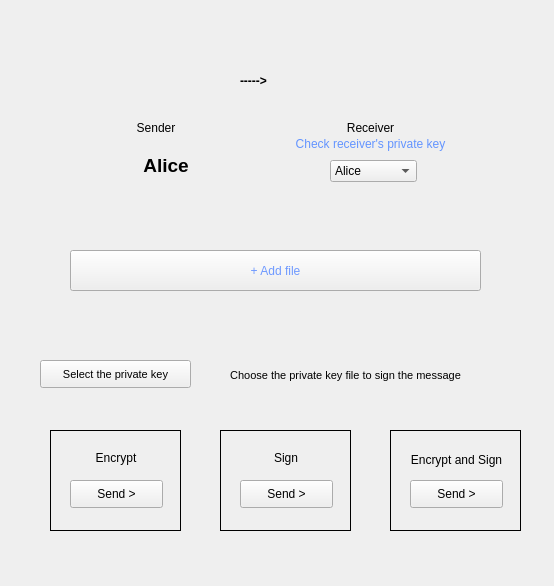
<?xml version="1.0" encoding="UTF-8"?>
<ui version="4.0">
 <class>Form</class>
 <widget class="QWidget" name="Form">
  <property name="geometry">
   <rect>
    <x>0</x>
    <y>0</y>
    <width>554</width>
    <height>586</height>
   </rect>
  </property>
  <property name="windowTitle">
   <string>Form</string>
  </property>
  <widget class="QLabel" name="label_13">
   <property name="geometry">
    <rect>
     <x>401</x>
     <y>450</y>
     <width>111</width>
     <height>20</height>
    </rect>
   </property>
   <property name="text">
    <string>Encrypt and Sign</string>
   </property>
   <property name="alignment">
    <set>Qt::AlignCenter</set>
   </property>
  </widget>
  <widget class="QLabel" name="label_3">
   <property name="geometry">
    <rect>
     <x>240</x>
     <y>60</y>
     <width>51</width>
     <height>41</height>
    </rect>
   </property>
   <property name="font">
    <font>
     <weight>75</weight>
     <bold>true</bold>
    </font>
   </property>
   <property name="text">
    <string>-----&gt;</string>
   </property>
  </widget>
  <widget class="QLabel" name="label_2">
   <property name="geometry">
    <rect>
     <x>120</x>
     <y>120</y>
     <width>72</width>
     <height>15</height>
    </rect>
   </property>
   <property name="text">
    <string>Sender</string>
   </property>
   <property name="alignment">
    <set>Qt::AlignCenter</set>
   </property>
  </widget>
  <widget class="QLabel" name="label_9">
   <property name="geometry">
    <rect>
     <x>80</x>
     <y>450</y>
     <width>72</width>
     <height>15</height>
    </rect>
   </property>
   <property name="text">
    <string>Encrypt</string>
   </property>
   <property name="alignment">
    <set>Qt::AlignCenter</set>
   </property>
  </widget>
  <widget class="QLabel" name="label_6">
   <property name="geometry">
    <rect>
     <x>130</x>
     <y>150</y>
     <width>72</width>
     <height>31</height>
    </rect>
   </property>
   <property name="font">
    <font>
     <pointsize>14</pointsize>
     <weight>75</weight>
     <bold>true</bold>
    </font>
   </property>
   <property name="text">
    <string>Alice</string>
   </property>
   <property name="alignment">
    <set>Qt::AlignCenter</set>
   </property>
  </widget>
  <widget class="QLabel" name="label_8">
   <property name="geometry">
    <rect>
     <x>50</x>
     <y>430</y>
     <width>131</width>
     <height>101</height>
    </rect>
   </property>
   <property name="frameShape">
    <enum>QFrame::Panel</enum>
   </property>
   <property name="text">
    <string/>
   </property>
  </widget>
  <widget class="QLabel" name="label_10">
   <property name="geometry">
    <rect>
     <x>220</x>
     <y>430</y>
     <width>131</width>
     <height>101</height>
    </rect>
   </property>
   <property name="frameShape">
    <enum>QFrame::Panel</enum>
   </property>
   <property name="text">
    <string/>
   </property>
  </widget>
  <widget class="QLabel" name="label_11">
   <property name="geometry">
    <rect>
     <x>390</x>
     <y>430</y>
     <width>131</width>
     <height>101</height>
    </rect>
   </property>
   <property name="frameShape">
    <enum>QFrame::Panel</enum>
   </property>
   <property name="text">
    <string/>
   </property>
  </widget>
  <widget class="QLabel" name="label_5">
   <property name="geometry">
    <rect>
     <x>340</x>
     <y>120</y>
     <width>61</width>
     <height>16</height>
    </rect>
   </property>
   <property name="text">
    <string>Receiver</string>
   </property>
   <property name="alignment">
    <set>Qt::AlignCenter</set>
   </property>
  </widget>
  <widget class="QPushButton" name="pushButton_3">
   <property name="geometry">
    <rect>
     <x>70</x>
     <y>480</y>
     <width>93</width>
     <height>28</height>
    </rect>
   </property>
   <property name="text">
    <string>Send &gt;</string>
   </property>
  </widget>
  <widget class="QComboBox" name="comboBox">
   <property name="geometry">
    <rect>
     <x>330</x>
     <y>160</y>
     <width>87</width>
     <height>22</height>
    </rect>
   </property>
   <item>
    <property name="text">
     <string>Alice</string>
    </property>
   </item>
   <item>
    <property name="text">
     <string>Bob</string>
    </property>
   </item>
   <item>
    <property name="text">
     <string>Tom</string>
    </property>
   </item>
  </widget>
  <widget class="QLabel" name="label_12">
   <property name="geometry">
    <rect>
     <x>250</x>
     <y>450</y>
     <width>72</width>
     <height>15</height>
    </rect>
   </property>
   <property name="text">
    <string>Sign</string>
   </property>
   <property name="alignment">
    <set>Qt::AlignCenter</set>
   </property>
  </widget>
  <widget class="QPushButton" name="pushButton_5">
   <property name="geometry">
    <rect>
     <x>410</x>
     <y>480</y>
     <width>93</width>
     <height>28</height>
    </rect>
   </property>
   <property name="text">
    <string>Send &gt;</string>
   </property>
  </widget>
  <widget class="QLabel" name="label_4">
   <property name="geometry">
    <rect>
     <x>340</x>
     <y>50</y>
     <width>61</width>
     <height>61</height>
    </rect>
   </property>
   <property name="styleSheet">
    <string notr="true">image: url(:/res/2.png);</string>
   </property>
   <property name="frameShape">
    <enum>QFrame::NoFrame</enum>
   </property>
   <property name="text">
    <string/>
   </property>
  </widget>
  <widget class="QPushButton" name="pushButton">
   <property name="geometry">
    <rect>
     <x>260</x>
     <y>130</y>
     <width>221</width>
     <height>28</height>
    </rect>
   </property>
   <property name="styleSheet">
    <string notr="true">color: rgb(99, 148, 255);</string>
   </property>
   <property name="text">
    <string>Check receiver's private key</string>
   </property>
   <property name="flat">
    <bool>true</bool>
   </property>
  </widget>
  <widget class="QLabel" name="label">
   <property name="geometry">
    <rect>
     <x>130</x>
     <y>50</y>
     <width>61</width>
     <height>61</height>
    </rect>
   </property>
   <property name="styleSheet">
    <string notr="true">image: url(:/res/1.png);</string>
   </property>
   <property name="frameShape">
    <enum>QFrame::NoFrame</enum>
   </property>
   <property name="text">
    <string/>
   </property>
  </widget>
  <widget class="QPushButton" name="pushButton_2">
   <property name="geometry">
    <rect>
     <x>40</x>
     <y>360</y>
     <width>151</width>
     <height>28</height>
    </rect>
   </property>
   <property name="font">
    <font>
     <pointsize>8</pointsize>
    </font>
   </property>
   <property name="text">
    <string>Select the private key</string>
   </property>
   <property name="autoDefault">
    <bool>false</bool>
   </property>
   <property name="default">
    <bool>false</bool>
   </property>
   <property name="flat">
    <bool>false</bool>
   </property>
  </widget>
  <widget class="QLabel" name="label_7">
   <property name="geometry">
    <rect>
     <x>190</x>
     <y>360</y>
     <width>311</width>
     <height>31</height>
    </rect>
   </property>
   <property name="font">
    <font>
     <pointsize>8</pointsize>
    </font>
   </property>
   <property name="text">
    <string>Choose the private key file to sign the message</string>
   </property>
   <property name="alignment">
    <set>Qt::AlignCenter</set>
   </property>
  </widget>
  <widget class="QPushButton" name="pushButton_4">
   <property name="geometry">
    <rect>
     <x>240</x>
     <y>480</y>
     <width>93</width>
     <height>28</height>
    </rect>
   </property>
   <property name="text">
    <string>Send &gt;</string>
   </property>
  </widget>
  <widget class="QPushButton" name="pushButton_6">
   <property name="geometry">
    <rect>
     <x>70</x>
     <y>250</y>
     <width>411</width>
     <height>41</height>
    </rect>
   </property>
   <property name="styleSheet">
    <string notr="true">color: rgb(110, 153, 255);</string>
   </property>
   <property name="text">
    <string>+ Add file</string>
   </property>
  </widget>
 </widget>
 <resources>
  <include location="res.qrc"/>
 </resources>
 <connections/>
</ui>
